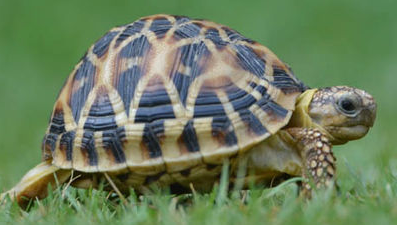
%> input picture tortoise-clean.tif, 397 x 225 px
$ octave main.m   (GNU Octave 9; MATLAB toolbox functions it lacks are replaced by stand-ins)
%> lines starting %> are read from the running program, lines starting %| are printed output that depends on the picture
clc; clear;
debug = [2];

pathClean = 'tortoise-clean.tif';
pathBlured = 'tortoise-blured.tif';

imgClean = rgb2gray(imread(pathClean));
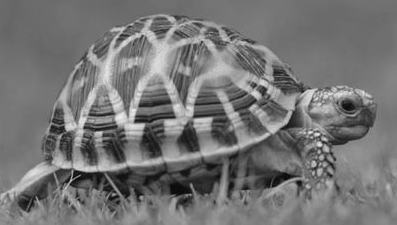
%> imgClean: size 225x397 uint8; min 2, max 245, mean 116.8
imgBlured = rgb2gray(imread(pathBlured));
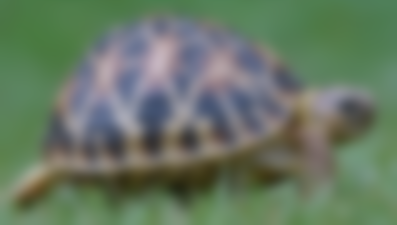
%> input picture tortoise-blured.tif, 397 x 225 px
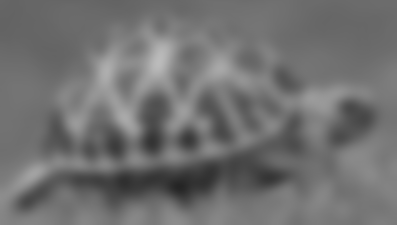
%> imgBlured: size 225x397 uint8; min 36, max 187, mean 112.3
maxHist = size(imgClean,1)*size(imgClean,2)/100;
%> maxHist = 893.2

if ~isempty(find(debug == 1))
    figure(1),imshow(imgClean);
    figure(2),imshow(imgBlured);
end

[GCx,GCy] = gradient(im2double(imgClean));
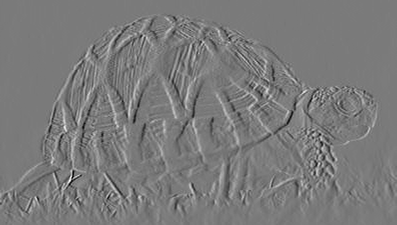
%> GCx: size 225x397 double; min -0.312, max 0.335, mean 6.3e-05; drawn with min black and max white
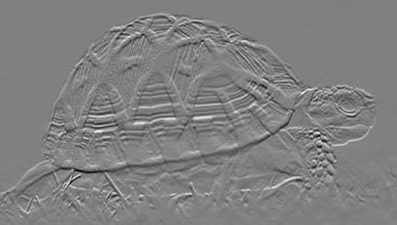
%> GCy: size 225x397 double; min -0.333, max 0.329, mean 0.000324; drawn with min black and max white
[GBx,GBy] = gradient(im2double(imgBlured));
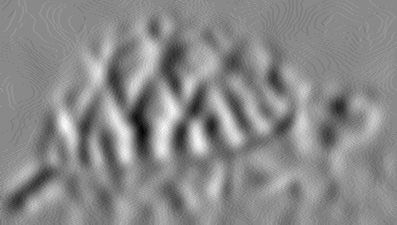
%> GBx: size 225x397 double; min -0.0275, max 0.0235, mean 4.79e-05; drawn with min black and max white
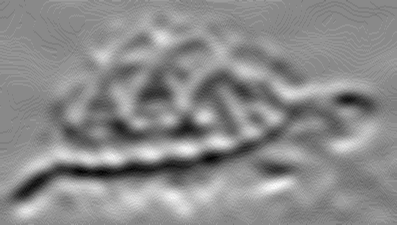
%> GBy: size 225x397 double; min -0.0275, max 0.0235, mean 0.000354; drawn with min black and max white

%> (the run ends here)
